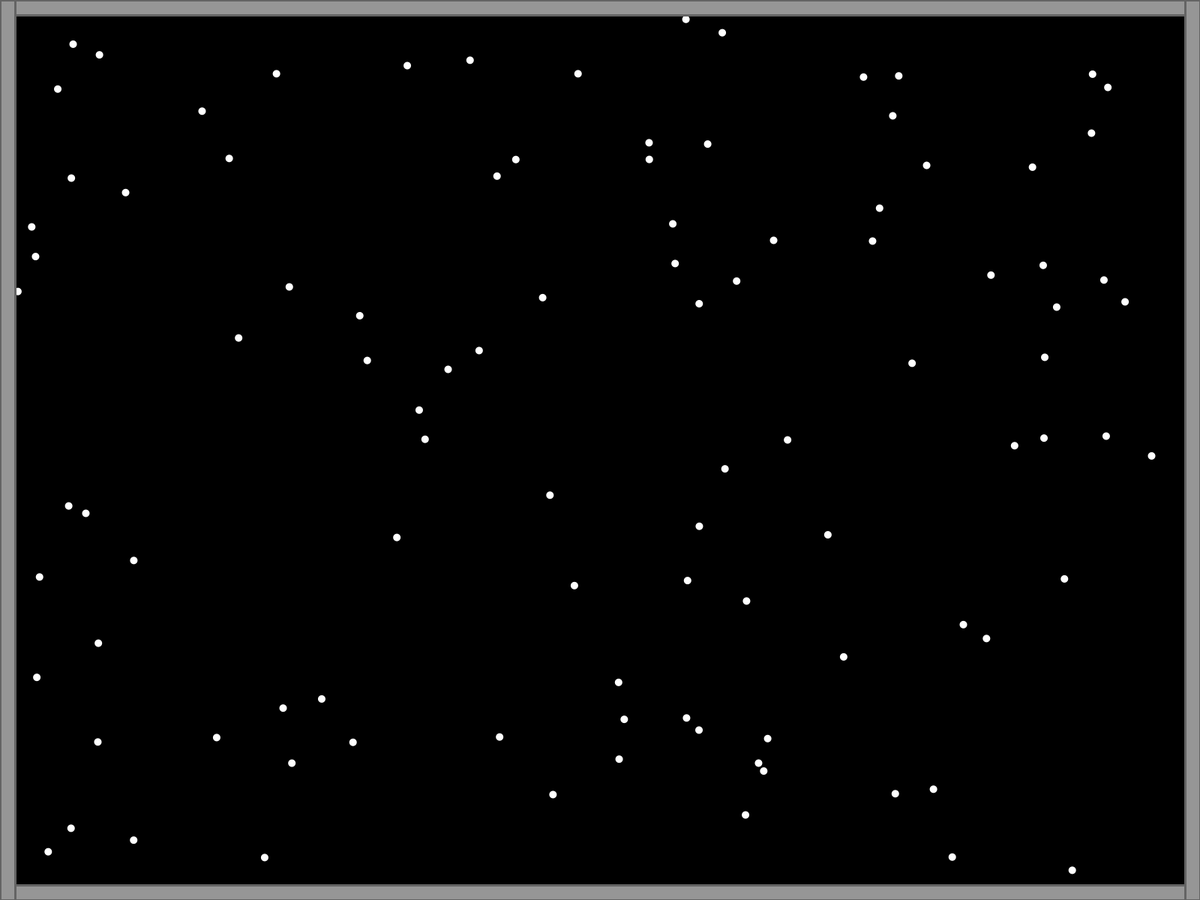
Frame 1 (no input)
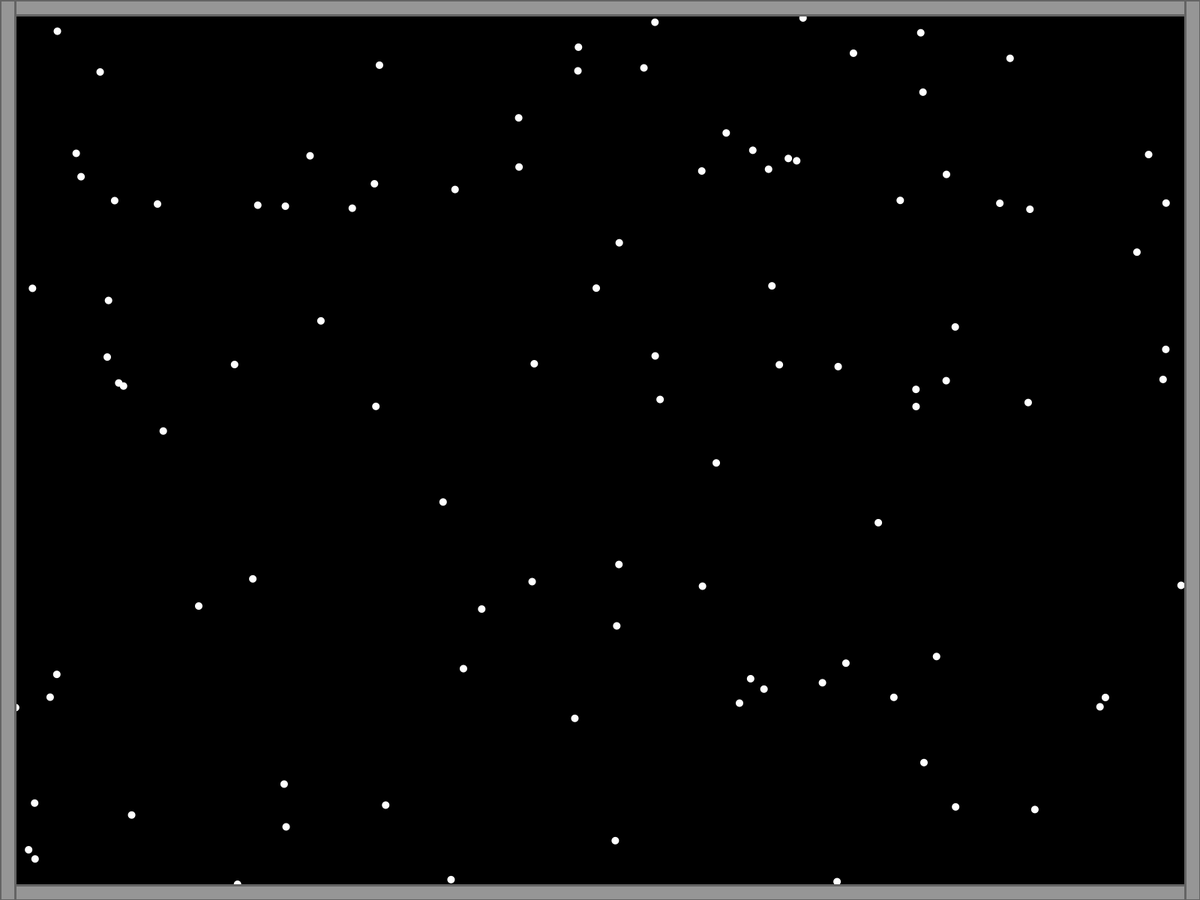
Frame 60 (the mouse pressed at the canvas centre just before this capture)
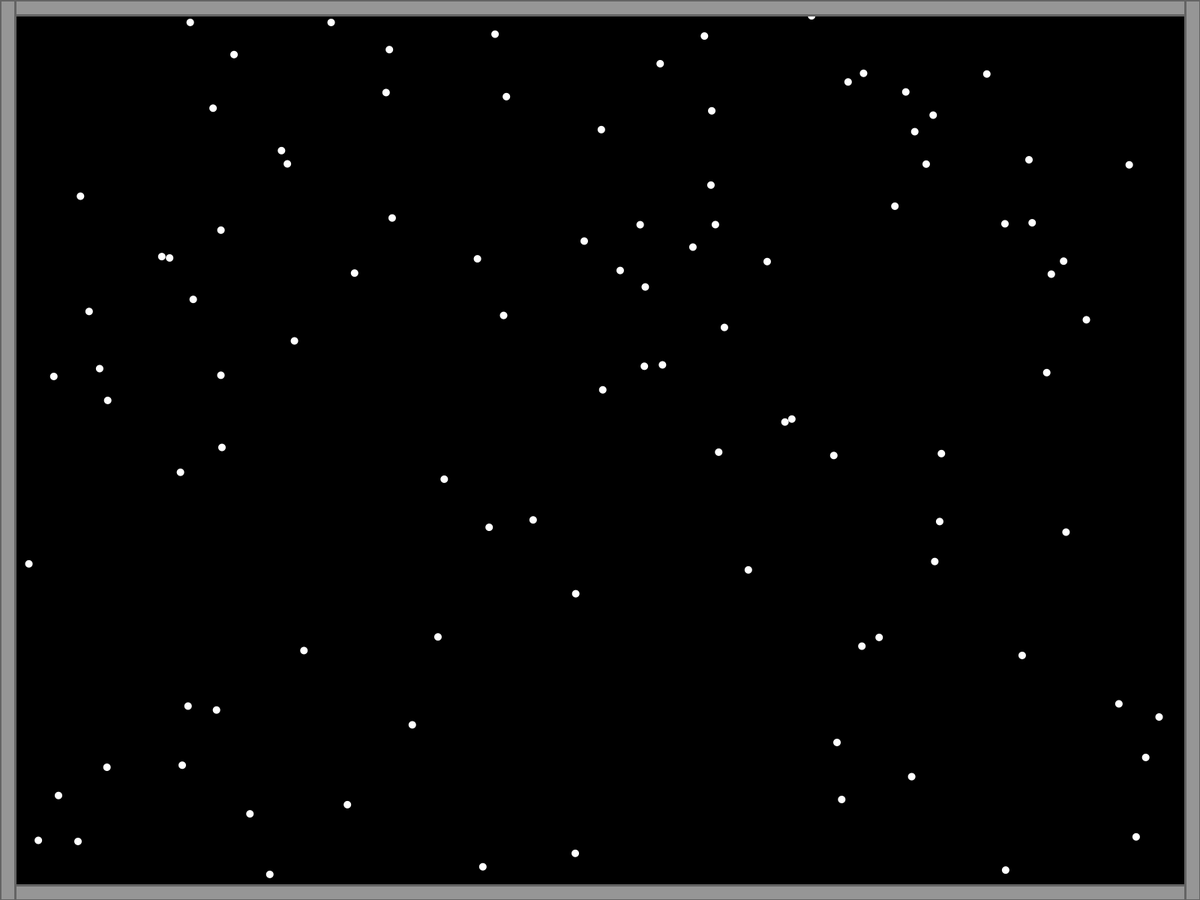
Frame 120 (the mouse held since frame 60 and released just before this capture)

The Processing sketch that drew these frames (run headless with seeded random() and noise(); from frame 60 on, the mouse is pressed at the canvas centre):

// Processing sketch: Additional_Walls_Collisions
// ── Additional_Walls_Collisions.pde
Ball[] balls;
ArrayList<Wall> walls;;

float startX, startY;

void setup(){
  fullScreen();
  //How many walls we want
  walls = new ArrayList<Wall>();
  
  //Insantiate first 4 walls as our borders
  walls.add(new Wall(0,0,20,height));
  walls.add(new Wall(20,0,width - 40,20));
  walls.add(new Wall(20,height-20,width - 20,20));
  walls.add(new Wall(width-20,0,20,height));
  
  //How many balls we want
  balls = new Ball[100];
  
  //Randomize balls
  for (int i = 0; i < balls.length; i++){
    float x = random(20,width-20);
    float y = random(20,height-20);
    float speed = 3;
    float dir = random(0,TWO_PI);
    float wid = 10;
    
    balls[i] = new Ball(x,y,speed,dir,wid);  
  }
  
}

void draw(){
  background(0);
  for (Ball b : balls){
    b.move();
    b.bounce(walls);
    b.show();
  }
  
  for (Wall w : walls){
    w.show();  
  }
}

void mousePressed(){
  startX = mouseX;
  startY = mouseY;
}

void mouseDragged(){
  noFill();
  rect(startX, startY,mouseX - startX, mouseY - startY);
}

void mouseReleased(){
 walls.add(new Wall(startX, startY, mouseX - startX, mouseY - startY)); 
}

// ── Ball.pde
class Ball{
  PVector pos, vel, acc;
  float wid;
  public Ball(float x, float y, float speed, float dir, float w){
    pos = new PVector(x,y);
    vel = new PVector(speed * cos(dir), speed * sin(dir));
    acc = new PVector(0,0);
    wid = w;
  }
  
  void show(){
    noStroke();
    fill(255);
    ellipse(pos.x,pos.y,wid,wid);
  }
  
  void move(){
    vel.add(acc);
    pos.add(vel);
    acc.set(0,0);
  }
  
  void bounce(ArrayList<Wall> walls){
    float x = pos.x;
    float y = pos.y;
    for (Wall w : walls){
      
      boolean inside = (y < w.y + w.h && y > w.y) && ( x < w.x + w.w && x > w.x );
      //check if inside wall then bounce off closest walls

      if (inside){
        if(vel.x > 0 && abs(w.x - x) < vel.x){
          vel.x *= -1;
        } else if (vel.x <= 0 && abs(w.x + w.w - x) < -vel.x){
          vel.x *= -1; 
        }
        if(vel.y > 0 && abs(w.y - y) < vel.y){
          vel.y *= -1;  
        } else if (vel.y <= 0 && abs(w.y + w.h - y) < -vel.y){
          vel.y *= -1; 
        }
      }
    }
  }
}

// ── Wall.pde
class Wall{
  float x, y, w, h;
  public Wall(float xPos, float yPos, float wid, float hig){
    x = xPos;
    y = yPos;
    w = wid;
    h = hig;
  }
  
  void show(){
    fill(150);
    strokeWeight(3);
    stroke(100);
    rect(x,y,w,h);  
  }
}
